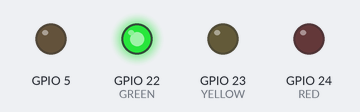
A program run on a simulated Raspberry Pi (BCM pin numbers). Parts: output pins drawn as LEDs (lit = HIGH). At 0.0 s the program stops and its outputs stay as they are.

Above: at 0.1 s.
Timing chart, 0 to 1.5 s (numbered marks = the images above):
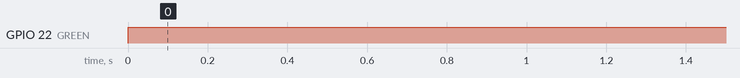

The program:

green.py
```python
#!/usr/bin/env python3
import RPi.GPIO as IO
import os
from time import sleep
from datetime import datetime
import numpy as np

IO.setmode(IO.BCM)

RED = 24
YELLOW = 23
GREEN = 22
BUTTON = 25
BUZZER = 5
outputs = [RED, YELLOW, GREEN, BUZZER]

#set all outputs to be outputs
for output in outputs:
    IO.setup(output,IO.OUT)

IO.setup(BUTTON,IO.IN,pull_up_down=IO.PUD_UP)

IO.output(RED,0)
IO.output(YELLOW,0)
IO.output(GREEN,1)
#IO.cleanup()
```

Measured:
- by itself, GPIO 22 (GREEN): LOW → HIGH at 0.00 s
